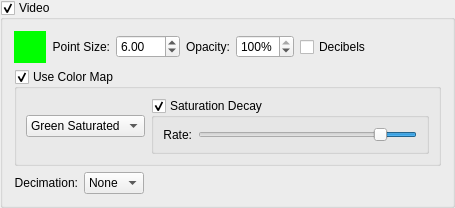
        <widget class="QGroupBox" name="videoVisible_" >
         <property name="title" >
          <string>Video</string>
         </property>
         <property name="checkable" >
          <bool>true</bool>
         </property>
         <layout class="QVBoxLayout" >
          <item>
           <layout class="QHBoxLayout" >
            <item>
             <widget class="SideCar::GUI::ColorButtonWidget" name="videoColor_" >
              <property name="sizePolicy" >
               <sizepolicy vsizetype="Fixed" hsizetype="Fixed" >
                <horstretch>0</horstretch>
                <verstretch>0</verstretch>
               </sizepolicy>
              </property>
              <property name="minimumSize" >
               <size>
                <width>32</width>
                <height>32</height>
               </size>
              </property>
              <property name="maximumSize" >
               <size>
                <width>32</width>
                <height>32</height>
               </size>
              </property>
              <property name="palette" >
               <palette>
                <active>
                 <colorrole role="WindowText" >
                  <brush brushstyle="SolidPattern" >
                   <color alpha="255" >
                    <red>0</red>
                    <green>0</green>
                    <blue>0</blue>
                   </color>
                  </brush>
                 </colorrole>
                 <colorrole role="Button" >
                  <brush brushstyle="SolidPattern" >
                   <color alpha="255" >
                    <red>0</red>
                    <green>255</green>
                    <blue>0</blue>
                   </color>
                  </brush>
                 </colorrole>
                 <colorrole role="Light" >
                  <brush brushstyle="SolidPattern" >
                   <color alpha="255" >
                    <red>127</red>
                    <green>255</green>
                    <blue>127</blue>
                   </color>
                  </brush>
                 </colorrole>
                 <colorrole role="Midlight" >
                  <brush brushstyle="SolidPattern" >
                   <color alpha="255" >
                    <red>63</red>
                    <green>255</green>
                    <blue>63</blue>
                   </color>
                  </brush>
                 </colorrole>
                 <colorrole role="Dark" >
                  <brush brushstyle="SolidPattern" >
                   <color alpha="255" >
                    <red>0</red>
                    <green>127</green>
                    <blue>0</blue>
                   </color>
                  </brush>
                 </colorrole>
                 <colorrole role="Mid" >
                  <brush brushstyle="SolidPattern" >
                   <color alpha="255" >
                    <red>0</red>
                    <green>170</green>
                    <blue>0</blue>
                   </color>
                  </brush>
                 </colorrole>
                 <colorrole role="Text" >
                  <brush brushstyle="SolidPattern" >
                   <color alpha="255" >
                    <red>0</red>
                    <green>0</green>
                    <blue>0</blue>
                   </color>
                  </brush>
                 </colorrole>
                 <colorrole role="BrightText" >
                  <brush brushstyle="SolidPattern" >
                   <color alpha="255" >
                    <red>255</red>
                    <green>255</green>
                    <blue>255</blue>
                   </color>
                  </brush>
                 </colorrole>
                 <colorrole role="ButtonText" >
                  <brush brushstyle="SolidPattern" >
                   <color alpha="255" >
                    <red>0</red>
                    <green>0</green>
                    <blue>0</blue>
                   </color>
                  </brush>
                 </colorrole>
                 <colorrole role="Base" >
                  <brush brushstyle="SolidPattern" >
                   <color alpha="255" >
                    <red>255</red>
                    <green>255</green>
                    <blue>255</blue>
                   </color>
                  </brush>
                 </colorrole>
                 <colorrole role="Window" >
                  <brush brushstyle="SolidPattern" >
                   <color alpha="255" >
                    <red>0</red>
                    <green>255</green>
                    <blue>0</blue>
                   </color>
                  </brush>
                 </colorrole>
                 <colorrole role="Shadow" >
                  <brush brushstyle="SolidPattern" >
                   <color alpha="255" >
                    <red>0</red>
                    <green>0</green>
                    <blue>0</blue>
                   </color>
                  </brush>
                 </colorrole>
                 <colorrole role="AlternateBase" >
                  <brush brushstyle="SolidPattern" >
                   <color alpha="255" >
                    <red>127</red>
                    <green>255</green>
                    <blue>127</blue>
                   </color>
                  </brush>
                 </colorrole>
                </active>
                <inactive>
                 <colorrole role="WindowText" >
                  <brush brushstyle="SolidPattern" >
                   <color alpha="255" >
                    <red>0</red>
                    <green>0</green>
                    <blue>0</blue>
                   </color>
                  </brush>
                 </colorrole>
                 <colorrole role="Button" >
                  <brush brushstyle="SolidPattern" >
                   <color alpha="255" >
                    <red>0</red>
                    <green>255</green>
                    <blue>0</blue>
                   </color>
                  </brush>
                 </colorrole>
                 <colorrole role="Light" >
                  <brush brushstyle="SolidPattern" >
                   <color alpha="255" >
                    <red>127</red>
                    <green>255</green>
                    <blue>127</blue>
                   </color>
                  </brush>
                 </colorrole>
                 <colorrole role="Midlight" >
                  <brush brushstyle="SolidPattern" >
                   <color alpha="255" >
                    <red>63</red>
                    <green>255</green>
                    <blue>63</blue>
                   </color>
                  </brush>
                 </colorrole>
                 <colorrole role="Dark" >
                  <brush brushstyle="SolidPattern" >
                   <color alpha="255" >
                    <red>0</red>
                    <green>127</green>
                    <blue>0</blue>
                   </color>
                  </brush>
                 </colorrole>
                 <colorrole role="Mid" >
                  <brush brushstyle="SolidPattern" >
                   <color alpha="255" >
                    <red>0</red>
                    <green>170</green>
                    <blue>0</blue>
                   </color>
                  </brush>
                 </colorrole>
                 <colorrole role="Text" >
                  <brush brushstyle="SolidPattern" >
                   <color alpha="255" >
                    <red>0</red>
                    <green>0</green>
                    <blue>0</blue>
                   </color>
                  </brush>
                 </colorrole>
                 <colorrole role="BrightText" >
                  <brush brushstyle="SolidPattern" >
                   <color alpha="255" >
                    <red>255</red>
                    <green>255</green>
                    <blue>255</blue>
                   </color>
                  </brush>
                 </colorrole>
                 <colorrole role="ButtonText" >
                  <brush brushstyle="SolidPattern" >
                   <color alpha="255" >
                    <red>0</red>
                    <green>0</green>
                    <blue>0</blue>
                   </color>
                  </brush>
                 </colorrole>
                 <colorrole role="Base" >
                  <brush brushstyle="SolidPattern" >
                   <color alpha="255" >
                    <red>255</red>
                    <green>255</green>
                    <blue>255</blue>
                   </color>
                  </brush>
                 </colorrole>
                 <colorrole role="Window" >
                  <brush brushstyle="SolidPattern" >
                   <color alpha="255" >
                    <red>0</red>
                    <green>255</green>
                    <blue>0</blue>
                   </color>
                  </brush>
                 </colorrole>
                 <colorrole role="Shadow" >
                  <brush brushstyle="SolidPattern" >
                   <color alpha="255" >
                    <red>0</red>
                    <green>0</green>
                    <blue>0</blue>
                   </color>
                  </brush>
                 </colorrole>
                 <colorrole role="AlternateBase" >
                  <brush brushstyle="SolidPattern" >
                   <color alpha="255" >
                    <red>127</red>
                    <green>255</green>
                    <blue>127</blue>
                   </color>
                  </brush>
                 </colorrole>
                </inactive>
                <disabled>
                 <colorrole role="WindowText" >
                  <brush brushstyle="SolidPattern" >
                   <color alpha="255" >
                    <red>0</red>
                    <green>127</green>
                    <blue>0</blue>
                   </color>
                  </brush>
                 </colorrole>
                 <colorrole role="Button" >
                  <brush brushstyle="SolidPattern" >
                   <color alpha="255" >
                    <red>0</red>
                    <green>255</green>
                    <blue>0</blue>
                   </color>
                  </brush>
                 </colorrole>
                 <colorrole role="Light" >
                  <brush brushstyle="SolidPattern" >
                   <color alpha="255" >
                    <red>127</red>
                    <green>255</green>
                    <blue>127</blue>
                   </color>
                  </brush>
                 </colorrole>
                 <colorrole role="Midlight" >
                  <brush brushstyle="SolidPattern" >
                   <color alpha="255" >
                    <red>63</red>
                    <green>255</green>
                    <blue>63</blue>
                   </color>
                  </brush>
                 </colorrole>
                 <colorrole role="Dark" >
                  <brush brushstyle="SolidPattern" >
                   <color alpha="255" >
                    <red>0</red>
                    <green>127</green>
                    <blue>0</blue>
                   </color>
                  </brush>
                 </colorrole>
                 <colorrole role="Mid" >
                  <brush brushstyle="SolidPattern" >
                   <color alpha="255" >
                    <red>0</red>
                    <green>170</green>
                    <blue>0</blue>
                   </color>
                  </brush>
                 </colorrole>
                 <colorrole role="Text" >
                  <brush brushstyle="SolidPattern" >
                   <color alpha="255" >
                    <red>0</red>
                    <green>127</green>
                    <blue>0</blue>
                   </color>
                  </brush>
                 </colorrole>
                 <colorrole role="BrightText" >
                  <brush brushstyle="SolidPattern" >
                   <color alpha="255" >
                    <red>255</red>
                    <green>255</green>
                    <blue>255</blue>
                   </color>
                  </brush>
                 </colorrole>
                 <colorrole role="ButtonText" >
                  <brush brushstyle="SolidPattern" >
                   <color alpha="255" >
                    <red>0</red>
                    <green>127</green>
                    <blue>0</blue>
                   </color>
                  </brush>
                 </colorrole>
                 <colorrole role="Base" >
                  <brush brushstyle="SolidPattern" >
                   <color alpha="255" >
                    <red>0</red>
                    <green>255</green>
                    <blue>0</blue>
                   </color>
                  </brush>
                 </colorrole>
                 <colorrole role="Window" >
                  <brush brushstyle="SolidPattern" >
                   <color alpha="255" >
                    <red>0</red>
                    <green>255</green>
                    <blue>0</blue>
                   </color>
                  </brush>
                 </colorrole>
                 <colorrole role="Shadow" >
                  <brush brushstyle="SolidPattern" >
                   <color alpha="255" >
                    <red>0</red>
                    <green>0</green>
                    <blue>0</blue>
                   </color>
                  </brush>
                 </colorrole>
                 <colorrole role="AlternateBase" >
                  <brush brushstyle="SolidPattern" >
                   <color alpha="255" >
                    <red>0</red>
                    <green>255</green>
                    <blue>0</blue>
                   </color>
                  </brush>
                 </colorrole>
                </disabled>
               </palette>
              </property>
              <property name="focusPolicy" >
               <enum>Qt::TabFocus</enum>
              </property>
              <property name="autoFillBackground" >
               <bool>true</bool>
              </property>
              <property name="autoDefault" >
               <bool>false</bool>
              </property>
              <property name="flat" >
               <bool>true</bool>
              </property>
             </widget>
            </item>
            <item>
             <widget class="QLabel" name="label_12" >
              <property name="text" >
               <string>Point Size:</string>
              </property>
              <property name="alignment" >
               <set>Qt::AlignRight|Qt::AlignTrailing|Qt::AlignVCenter</set>
              </property>
             </widget>
            </item>
            <item>
             <widget class="QDoubleSpinBox" name="videoPointSize_" >
              <property name="keyboardTracking" >
               <bool>false</bool>
              </property>
              <property name="minimum" >
               <double>0.100000000000000</double>
              </property>
              <property name="maximum" >
               <double>100.000000000000000</double>
              </property>
              <property name="singleStep" >
               <double>0.100000000000000</double>
              </property>
              <property name="value" >
               <double>6.000000000000000</double>
              </property>
             </widget>
            </item>
            <item>
             <widget class="QLabel" name="label_47" >
              <property name="text" >
               <string>Opacity:</string>
              </property>
              <property name="alignment" >
               <set>Qt::AlignRight|Qt::AlignTrailing|Qt::AlignVCenter</set>
              </property>
             </widget>
            </item>
            <item>
             <widget class="QSpinBox" name="videoOpacity_" >
              <property name="keyboardTracking" >
               <bool>false</bool>
              </property>
              <property name="suffix" >
               <string>%</string>
              </property>
              <property name="maximum" >
               <number>100</number>
              </property>
              <property name="singleStep" >
               <number>5</number>
              </property>
              <property name="value" >
               <number>100</number>
              </property>
             </widget>
            </item>
            <item>
             <widget class="QCheckBox" name="videoShowDecibels_" >
              <property name="toolTip" >
               <string>Enable to display in decibels</string>
              </property>
              <property name="text" >
               <string>Decibels</string>
              </property>
             </widget>
            </item>
            <item>
             <spacer>
              <property name="orientation" >
               <enum>Qt::Horizontal</enum>
              </property>
              <property name="sizeHint" >
               <size>
                <width>70</width>
                <height>16</height>
               </size>
              </property>
             </spacer>
            </item>
           </layout>
          </item>
          <item>
           <widget class="QGroupBox" name="videoColorMapEnabled_" >
            <property name="title" >
             <string>Use Color Map</string>
            </property>
            <property name="checkable" >
             <bool>true</bool>
            </property>
            <layout class="QHBoxLayout" >
             <item>
              <widget class="QComboBox" name="videoColorMap_" >
               <property name="toolTip" >
                <string>Available false-color maps</string>
               </property>
               <property name="currentIndex" >
                <number>5</number>
               </property>
               <property name="sizeAdjustPolicy" >
                <enum>QComboBox::AdjustToContentsOnFirstShow</enum>
               </property>
               <item>
                <property name="text" >
                 <string>Blue Saturated</string>
                </property>
               </item>
               <item>
                <property name="text" >
                 <string>Bone</string>
                </property>
               </item>
               <item>
                <property name="text" >
                 <string>Cool</string>
                </property>
               </item>
               <item>
                <property name="text" >
                 <string>Copper</string>
                </property>
               </item>
               <item>
                <property name="text" >
                 <string>Gray</string>
                </property>
               </item>
               <item>
                <property name="text" >
                 <string>Green Saturated</string>
                </property>
               </item>
               <item>
                <property name="text" >
                 <string>Hot</string>
                </property>
               </item>
               <item>
                <property name="text" >
                 <string>HSV</string>
                </property>
               </item>
               <item>
                <property name="text" >
                 <string>Jet</string>
                </property>
               </item>
               <item>
                <property name="text" >
                 <string>Pink</string>
                </property>
               </item>
               <item>
                <property name="text" >
                 <string>Red Saturated</string>
                </property>
               </item>
              </widget>
             </item>
             <item>
              <widget class="QGroupBox" name="videoDesaturateEnabled_" >
               <property name="title" >
                <string>Saturation Decay</string>
               </property>
               <property name="checkable" >
                <bool>true</bool>
               </property>
               <layout class="QHBoxLayout" >
                <item>
                 <widget class="QLabel" name="label_44" >
                  <property name="text" >
                   <string>Rate:</string>
                  </property>
                  <property name="alignment" >
                   <set>Qt::AlignRight|Qt::AlignTrailing|Qt::AlignVCenter</set>
                  </property>
                 </widget>
                </item>
                <item>
                 <widget class="QSlider" name="videoDesaturateRate_" >
                  <property name="sizePolicy" >
                   <sizepolicy vsizetype="Fixed" hsizetype="Expanding" >
                    <horstretch>2</horstretch>
                    <verstretch>0</verstretch>
                   </sizepolicy>
                  </property>
                  <property name="minimum" >
                   <number>1</number>
                  </property>
                  <property name="maximum" >
                   <number>99</number>
                  </property>
                  <property name="value" >
                   <number>15</number>
                  </property>
                  <property name="sliderPosition" >
                   <number>15</number>
                  </property>
                  <property name="tracking" >
                   <bool>false</bool>
                  </property>
                  <property name="orientation" >
                   <enum>Qt::Horizontal</enum>
                  </property>
                  <property name="invertedAppearance" >
                   <bool>true</bool>
                  </property>
                 </widget>
                </item>
               </layout>
              </widget>
             </item>
            </layout>
           </widget>
          </item>
          <item>
           <layout class="QHBoxLayout" >
            <item>
             <widget class="QLabel" name="label_28" >
              <property name="text" >
               <string>Decimation:</string>
              </property>
              <property name="alignment" >
               <set>Qt::AlignRight|Qt::AlignTrailing|Qt::AlignVCenter</set>
              </property>
             </widget>
            </item>
            <item>
             <widget class="QComboBox" name="videoDecimation_" >
              <property name="currentIndex" >
               <number>0</number>
              </property>
              <item>
               <property name="text" >
                <string>None</string>
               </property>
              </item>
              <item>
               <property name="text" >
                <string>x2</string>
               </property>
              </item>
              <item>
               <property name="text" >
                <string>x3</string>
               </property>
              </item>
              <item>
               <property name="text" >
                <string>x4</string>
               </property>
              </item>
              <item>
               <property name="text" >
                <string>x5</string>
               </property>
              </item>
              <item>
               <property name="text" >
                <string>x6</string>
               </property>
              </item>
              <item>
               <property name="text" >
                <string>x7</string>
               </property>
              </item>
              <item>
               <property name="text" >
                <string>x8</string>
               </property>
              </item>
             </widget>
            </item>
            <item>
             <spacer>
              <property name="orientation" >
               <enum>Qt::Horizontal</enum>
              </property>
              <property name="sizeHint" >
               <size>
                <width>40</width>
                <height>20</height>
               </size>
              </property>
             </spacer>
            </item>
           </layout>
          </item>
         </layout>
        </widget>
